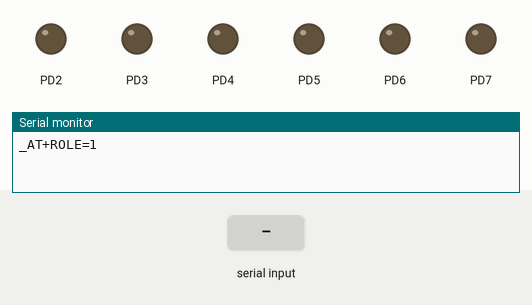
Simulated run of this program. Board: ATmega32, built with avr-gcc and emulated at 1 MHz. Parts: output pins drawn as LEDs (lit = HIGH), the last lines printed to the serial monitor. The inputs (shaded band) are chosen by the test bench. Pins used as bus, display or sensor lines are not drawn.

Above: at 1.2 s.
1.3 s: "O\n" received over Serial
At 2.2 s:
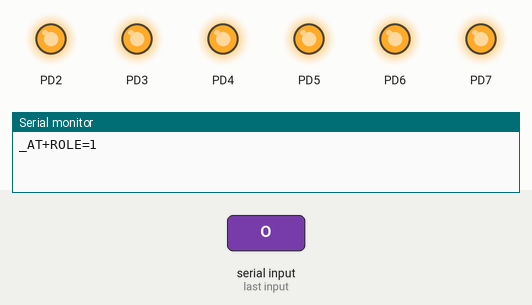
4.3 s: byte 79 ('O') received over Serial
At 7.1 s:
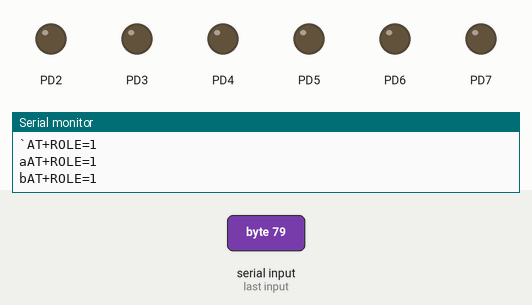
7.3 s: byte 75 ('K') received over Serial
At 7.9 s:
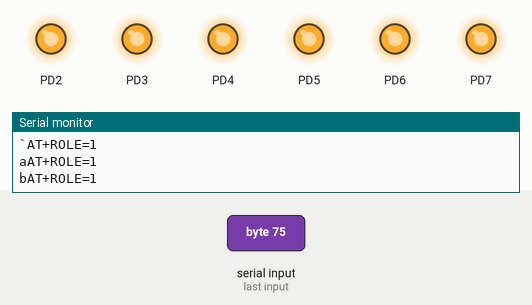
11.9 s: "K\n" received over Serial
At 14.2 s:
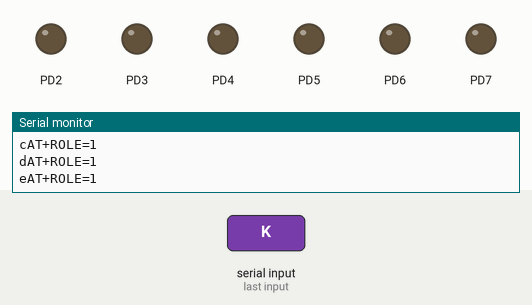
Timing chart, 0 to 15.7 s (numbered marks = the images above; inputs shaded):
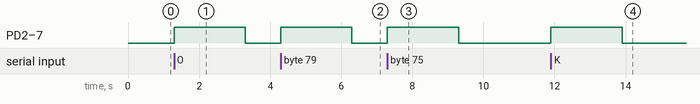

Measured:
- after the input at 1.3 s, PD2–7: LOW → HIGH at once, → LOW 2.0 s later
- after the input at 4.3 s, PD2–7: LOW → HIGH at once, → LOW 2.0 s later
- after the input at 7.3 s, PD2–7: LOW → HIGH at once, → LOW 2.0 s later
- after the input at 11.9 s, PD2–7: LOW → HIGH at once, → LOW 2.0 s later

The program:

main.cpp
```cpp
#include <avr/io.h>
#include <stdio.h>
#include <util/delay.h>
#include "uart.c"

int main(void)
{
	DDRD = 0xFF;
	unsigned char i;
	UART_init(); // initialise UART
	stdout = fdevopen(uart_putchar, NULL);
	while (1) {
		UART_send(i); //To send a character
		printf("AT+ROLE=1\r\n"); //Directly printf through uart
		unsigned char c = UART_receive();
		if (c == 'O' || c=='K')
		{
			PORTD = 0xFF;
			_delay_ms(2000);
		}
		PORTD = 0;
		_delay_ms(100);
		i++;
	}
}
```

uart.c
```cpp
#include <avr/io.h>
#include <stdio.h>

#ifndef F_CPU
#define F_CPU 1000000UL
#endif

void UART_init(){
	// Normal speed, disable multi-proc
	UCSRA = 0b00000010;
	// Enable Tx and Rx, disable interrupts
	UCSRB = 0b00011000;
	// Asynchronous mode, no parity, 1 stop bit, 8 data bits
	UCSRC = 0b10000110;
	// Baud rate 1200bps, assuming 1MHz clock
	UBRRL = 12;//0x33;
	UBRRH = 0x00;
}

void UART_send(unsigned char data){
	// wait until UDRE flag is set to logic 1
	while ((UCSRA & (1<<UDRE)) == 0x00);
	UDR = data; // Write character to UDR for transmission
}

unsigned char UART_receive(void){
	// Wait until RXC flag is set to logic 1
	while ((UCSRA & (1<<RXC)) == 0x00);
	return UDR; // Read the received character from UDR
}

static int
uart_putchar(char c, FILE *stream)
{
	if (c == '\n')
	uart_putchar('\r', stream);
	while ((UCSRA & (1<<UDRE)) == 0x00);
	UDR = c;
	return 0;
}
```
